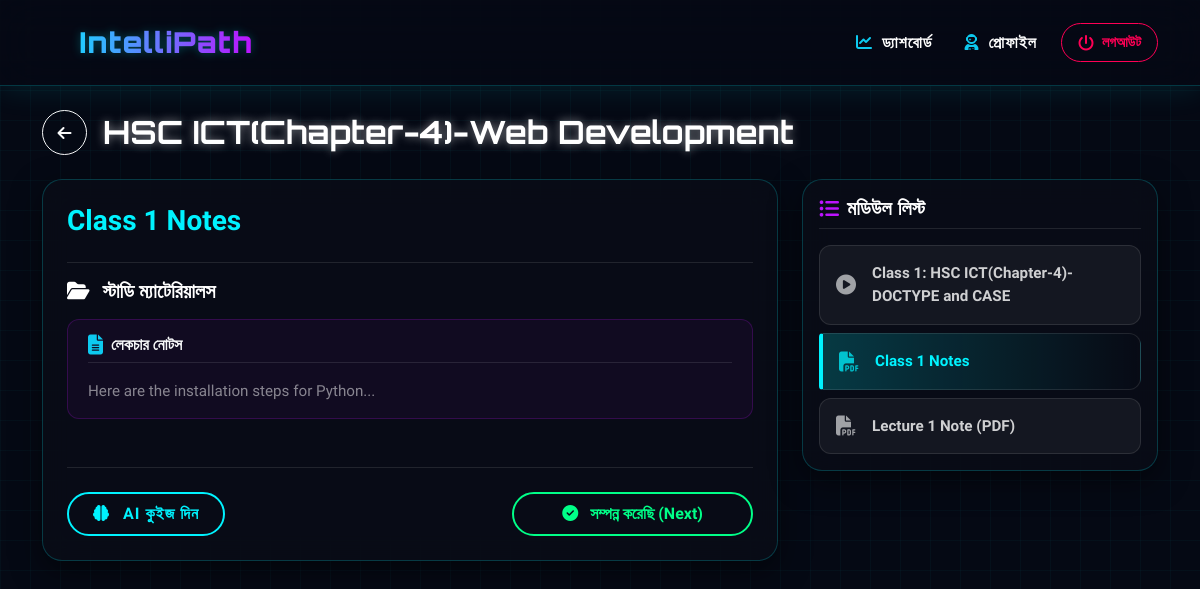
The page /course/1/2/ (signed in) on the database its author committed.
### students/models.py (models this page shows, shortened)
class Course(models.Model):
    title = models.CharField(max_length=200)
    description = models.TextField()
    thumbnail = models.ImageField(
        upload_to='thumbnails/', null=True, blank=True)

class CourseContent(models.Model):
    CONTENT_TYPES = (
        ('video', 'Video'),
        ('pdf', 'PDF'),
        ('text', 'Article/Text'),
    )
    course = models.ForeignKey(
        Course, on_delete=models.CASCADE, related_name='contents')
    title = models.CharField(max_length=200)
    content_type = models.CharField(max_length=10, choices=CONTENT_TYPES)
    video_id = models.CharField(
        max_length=50, null=True, blank=True, help_text="Only for YouTube Video ID")
    video_file = models.FileField(
        upload_to='course_videos/', null=True, blank=True, help_text="Upload .mp4 video files here")
    pdf_file = models.FileField(upload_to='pdfs/', null=True, blank=True)
    body_text = models.TextField(
        null=True, blank=True, help_text="Text for AI to generate quiz from")
    order = models.IntegerField(default=1)  # সিরিয়াল মেইনটেইন করার জন্য

### students/views.py (the view, shortened to what this page needs)
@login_required
def course_content_detail(request, course_id, content_id=None):
    course = get_object_or_404(Course, id=course_id)
    contents = course.contents.all().order_by('order')
    if not contents.exists():
        messages.warning(
            request, "এই কোর্সে এখনো কোনো কন্টেন্ট আপলোড করা হয়নি।")
        return redirect('dashboard')
    if content_id:
        current_content = get_object_or_404(
            CourseContent, id=content_id, course=course)
    else:
        current_content = contents.first()
    context = {
        'course': course,
        'contents': contents,
        'current_content': current_content,
    }
    return render(request, 'students/course_content.html', context)

### students/templates/students/course_content.html (shortened to what this page needs)
{% extends 'students/base.html' %}
{% load static %}
{% block content %}
<div class="container mt-4 mb-5">
    <div class="d-flex align-items-center mb-4">
        <a href="{% url 'dashboard' %}" class="btn btn-outline-light rounded-circle me-3 d-flex justify-content-center align-items-center" style="width: 45px; height: 45px;">
            <i class="fas fa-arrow-left"></i>
        </a>
        <h2 class="mb-0 fw-bolder" style="font-family: 'Orbitron'; text-shadow: 0 0 10px rgba(255,255,255,0.5);">{{ course.title }}</h2>
    </div>
    <div class="row g-4">
        <div class="col-lg-8">
            <div class="glass-panel p-4">
                <h3 class="fw-bold mb-4" style="color: var(--neon-blue);">{{ current_content.title }}</h3>
                {% if current_content.pdf_file or current_content.body_text %}
                    <div class="mt-4 pt-3 border-top" style="border-color: rgba(255,255,255,0.1) !important;">
                        <h5 class="fw-bold mb-3" style="color: var(--secondary); font-family: 'Hind Siliguri';">
                            <i class="fas fa-folder-open me-2"></i> স্টাডি ম্যাটেরিয়ালস
                        </h5>
                        <div class="d-flex flex-column gap-3">
                            {% if current_content.body_text %}
                                <div class="resource-item text-light" style="cursor: default; display: block;">
                                    <div class="d-flex align-items-center border-bottom pb-2 mb-3" style="border-color: rgba(255,255,255,0.1) !important;">
                                        <i class="fas fa-file-alt fa-lg text-info me-2"></i>
                                        <h6 class="mb-0 fw-bold">লেকচার নোটস</h6>
                                    </div>
                                    <div class="text-white-50" style="line-height: 1.6; font-size: 0.95rem;">
                                        {{ current_content.body_text|safe }}
                                    </div>
                                </div>
                            {% endif %}
                        </div>
                    </div>
                {% endif %}
                <div class="d-flex flex-wrap gap-3 justify-content-between align-items-center mt-5 pt-4 border-top" style="border-color: rgba(255,255,255,0.1) !important;">
                    <a href="{% url 'take_quiz' course.id current_content.id %}" class="btn btn-neon-action px-4 py-2">
                        <i class="fas fa-brain me-2"></i> AI কুইজ দিন
                    </a>
                    <form method="post" class="m-0">
                        <button type="submit" class="btn btn-neon-success px-5 py-2">
                            <i class="fas fa-check-circle me-2"></i> সম্পন্ন করেছি (Next)
                        </button>
                    </form>
                </div>
            </div>
        </div>
        <div class="col-lg-4">
            <div class="glass-panel p-3">
                <div class="d-flex align-items-center mb-3 pb-2 border-bottom" style="border-color: rgba(255,255,255,0.1) !important;">
                    <i class="fas fa-list-ul fa-lg me-2" style="color: var(--neon-purple);"></i>
                    <h5 class="mb-0 fw-bold" style="font-family: 'Orbitron';">মডিউল লিস্ট</h5>
                </div>
                <div class="d-flex flex-column gap-2" style="max-height: 600px; overflow-y: auto;">
                    {% for content in contents %}
                        <a href="{% url 'course_content_detail' course.id content.id %}" class="module-item p-3 {% if content.id == current_content.id %}active{% endif %}">
                            <div class="d-flex align-items-center">
                                {% if content.content_type == 'video' %}
                                    <i class="fas fa-play-circle fa-lg me-3 opacity-75"></i>
                                {% else %}
                                    <i class="fas fa-file-pdf fa-lg me-3 opacity-75"></i>
                                {% endif %}
                                <span class="fw-semibold" style="font-size: 0.95rem;">{{ content.title }}</span>
                            </div>
                        </a>
                    {% endfor %}
                </div>
            </div>
        </div>
    </div>
</div>
{% endblock %}

### students/templates/students/base.html (style rules this page uses)
:root { --neon-blue: #00f3ff; --neon-purple: #bc13fe; --dark-bg: #050914; }
body { background-color: var(--dark-bg); font-family: 'Hind Siliguri', sans-serif; color: #fff; background-image: linear-gradient(rgba(0, 243, 255, 0.03) 1px, transparent 1px), linear-gradient(90deg, rgba(0, 243, 255, 0.03) 1px, transparent 1px); background-size: 30px 30px; background-attachment: fixed; }

### students/templates/students/course_content.html (style rules this page uses)
.glass-panel { background: rgba(10, 14, 23, 0.7); backdrop-filter: blur(15px); border: 1px solid rgba(0, 243, 255, 0.2); border-radius: 20px; box-shadow: 0 10px 30px rgba(0,0,0,0.5); color: white; }
.module-item { background: rgba(255,255,255,0.05); border: 1px solid rgba(255,255,255,0.1); border-radius: 12px; transition: 0.3s; color: rgba(255,255,255,0.8); text-decoration: none; display: block; }
.module-item.active { background: linear-gradient(90deg, rgba(0, 243, 255, 0.2), transparent); border-left: 4px solid var(--neon-blue); border-radius: 4px 12px 12px 4px; color: var(--neon-blue); font-weight: bold; }
.resource-item { background: rgba(188, 19, 254, 0.05); border: 1px solid rgba(188, 19, 254, 0.2); border-radius: 12px; transition: all 0.3s ease; text-decoration: none; display: flex; align-items: center; padding: 15px 20px; }
.btn-neon-action { background: transparent; color: var(--neon-blue); border: 2px solid var(--neon-blue); font-weight: bold; border-radius: 50px; transition: 0.3s; letter-spacing: 1px; }
.btn-neon-success { background: transparent; color: #00ff88; border: 2px solid #00ff88; font-weight: bold; border-radius: 50px; transition: 0.3s; }

### rows shown on the page
Course: title "HSC ICT(Chapter-4)-Web Development"
CourseContent: title "Class 1 Notes", body_text "Here are the installation steps for Python...", content_type "text" (drawn)
CourseContent: content_type "video" (drawn), title "Class 1: HSC ICT(Chapter-4)- DOCTYPE and CASE"
CourseContent: content_type "pdf" (drawn), title "Lecture 1 Note (PDF)"
